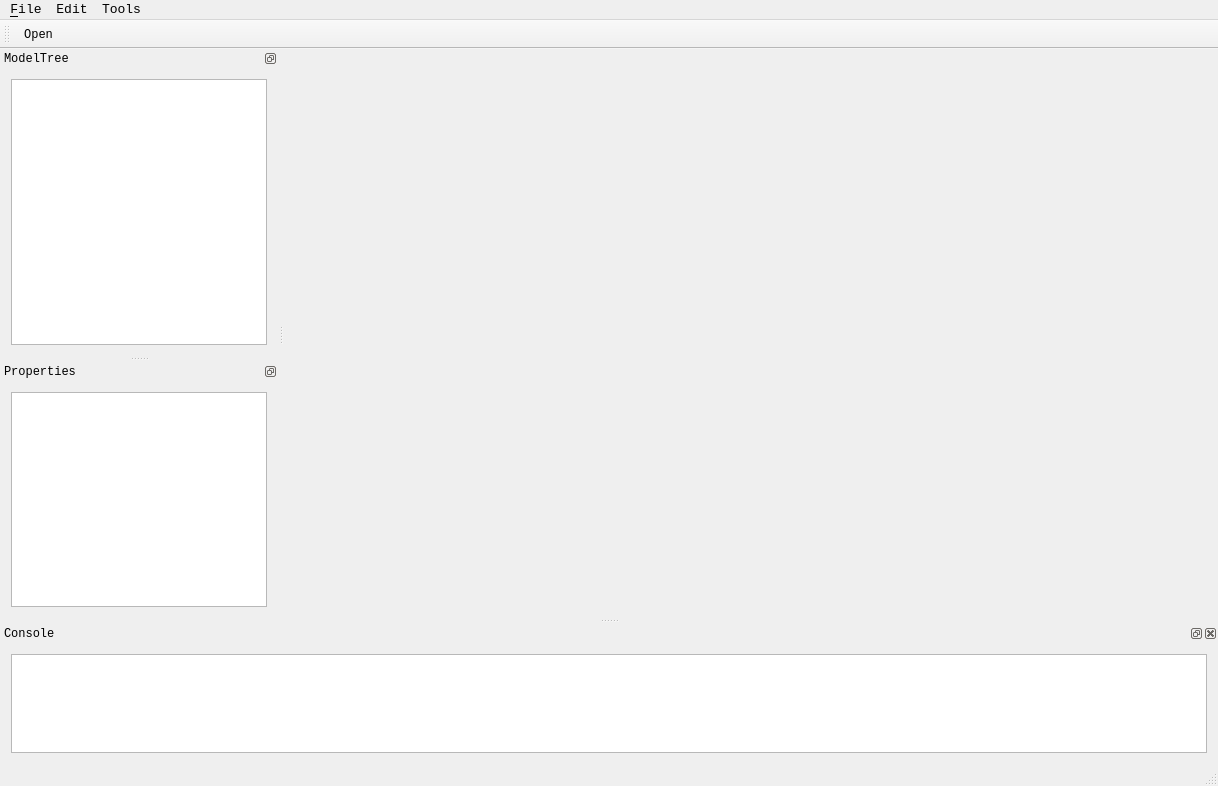
<?xml version="1.0" encoding="UTF-8"?>
<ui version="4.0">
 <class>DamonsPointCloudClass</class>
 <widget class="QMainWindow" name="DamonsPointCloudClass">
  <property name="geometry">
   <rect>
    <x>0</x>
    <y>0</y>
    <width>1218</width>
    <height>786</height>
   </rect>
  </property>
  <property name="font">
   <font>
    <family>Consolas</family>
   </font>
  </property>
  <property name="windowTitle">
   <string>DamonsPointCloud</string>
  </property>
  <property name="windowIcon">
   <iconset>
    <normaloff>Resources/luke_96.ico</normaloff>Resources/luke_96.ico</iconset>
  </property>
  <widget class="QWidget" name="centralWidget">
   <layout class="QHBoxLayout" name="horizontalLayout">
    <item>
     <widget class="QVTKWidget" name="mainView">
      <property name="sizePolicy">
       <sizepolicy hsizetype="Expanding" vsizetype="Expanding">
        <horstretch>0</horstretch>
        <verstretch>0</verstretch>
       </sizepolicy>
      </property>
     </widget>
    </item>
   </layout>
  </widget>
  <widget class="QMenuBar" name="menuBar">
   <property name="geometry">
    <rect>
     <x>0</x>
     <y>0</y>
     <width>1218</width>
     <height>21</height>
    </rect>
   </property>
   <property name="font">
    <font>
     <family>Consolas</family>
     <pointsize>10</pointsize>
    </font>
   </property>
   <widget class="QMenu" name="menuFile">
    <property name="title">
     <string>&amp;File</string>
    </property>
    <addaction name="actionOpen"/>
    <addaction name="actionOpen_Recent"/>
   </widget>
   <widget class="QMenu" name="menuEdit">
    <property name="title">
     <string>Edit</string>
    </property>
   </widget>
   <widget class="QMenu" name="menuTools">
    <property name="title">
     <string>Tools</string>
    </property>
   </widget>
   <addaction name="menuFile"/>
   <addaction name="menuEdit"/>
   <addaction name="menuTools"/>
  </widget>
  <widget class="QToolBar" name="mainToolBar">
   <attribute name="toolBarArea">
    <enum>TopToolBarArea</enum>
   </attribute>
   <attribute name="toolBarBreak">
    <bool>false</bool>
   </attribute>
   <addaction name="actionOpen"/>
  </widget>
  <widget class="QStatusBar" name="statusBar"/>
  <widget class="QDockWidget" name="ModelTreeDockWidget">
   <property name="minimumSize">
    <size>
     <width>146</width>
     <height>280</height>
    </size>
   </property>
   <property name="font">
    <font>
     <family>Consolas</family>
    </font>
   </property>
   <property name="features">
    <set>QDockWidget::DockWidgetFloatable|QDockWidget::DockWidgetMovable</set>
   </property>
   <property name="windowTitle">
    <string>ModelTree</string>
   </property>
   <attribute name="dockWidgetArea">
    <number>1</number>
   </attribute>
   <widget class="QWidget" name="dockWidgetModelTree">
    <layout class="QVBoxLayout" name="verticalLayout">
     <item>
      <widget class="QTreeView" name="ModelTreeView"/>
     </item>
    </layout>
   </widget>
  </widget>
  <widget class="QDockWidget" name="PropertiesDockWidget">
   <property name="minimumSize">
    <size>
     <width>146</width>
     <height>175</height>
    </size>
   </property>
   <property name="font">
    <font>
     <family>Consolas</family>
    </font>
   </property>
   <property name="features">
    <set>QDockWidget::DockWidgetFloatable|QDockWidget::DockWidgetMovable</set>
   </property>
   <property name="windowTitle">
    <string>Properties</string>
   </property>
   <attribute name="dockWidgetArea">
    <number>1</number>
   </attribute>
   <widget class="QWidget" name="dockWidgetProperties">
    <layout class="QVBoxLayout" name="verticalLayout_3">
     <item>
      <widget class="QTreeView" name="propertiesTreeView"/>
     </item>
    </layout>
   </widget>
  </widget>
  <widget class="QDockWidget" name="ConsoleDockWidget">
   <property name="minimumSize">
    <size>
     <width>100</width>
     <height>140</height>
    </size>
   </property>
   <property name="font">
    <font>
     <family>Consolas</family>
    </font>
   </property>
   <property name="windowTitle">
    <string>Console</string>
   </property>
   <attribute name="dockWidgetArea">
    <number>8</number>
   </attribute>
   <widget class="QWidget" name="dockWidgetConsole">
    <layout class="QVBoxLayout" name="verticalLayout_4">
     <item>
      <widget class="QListWidget" name="consoleListWidget">
       <property name="sizePolicy">
        <sizepolicy hsizetype="Ignored" vsizetype="Ignored">
         <horstretch>0</horstretch>
         <verstretch>0</verstretch>
        </sizepolicy>
       </property>
      </widget>
     </item>
    </layout>
   </widget>
  </widget>
  <action name="actionOpen">
   <property name="icon">
    <iconset>
     <normaloff>Resources/folder.png</normaloff>Resources/folder.png</iconset>
   </property>
   <property name="text">
    <string>&amp;Open</string>
   </property>
   <property name="iconText">
    <string>Open</string>
   </property>
   <property name="toolTip">
    <string>Open</string>
   </property>
   <property name="statusTip">
    <string>Open</string>
   </property>
   <property name="shortcut">
    <string>Ctrl+O</string>
   </property>
  </action>
  <action name="actionOpen_Recent">
   <property name="icon">
    <iconset>
     <normaloff>Resources/Places_folder_recent.png</normaloff>Resources/Places_folder_recent.png</iconset>
   </property>
   <property name="text">
    <string>&amp;Open Recent</string>
   </property>
   <property name="iconText">
    <string>Open Recent</string>
   </property>
   <property name="statusTip">
    <string>Open Recent</string>
   </property>
  </action>
 </widget>
 <layoutdefault spacing="6" margin="11"/>
 <customwidgets>
  <customwidget>
   <class>QVTKWidget</class>
   <extends>QWidget</extends>
   <header>QVTKWidget.h</header>
  </customwidget>
 </customwidgets>
 <resources>
  <include location="DamonsPointCloud.qrc"/>
 </resources>
 <connections/>
</ui>
